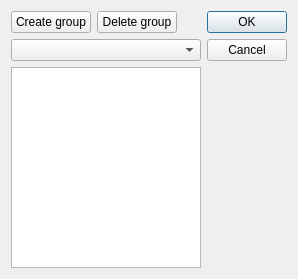
<?xml version="1.0" encoding="UTF-8"?>
<ui version="4.0">
 <class>CUniqueGroupEditor</class>
 <widget class="QWidget" name="CUniqueGroupEditor">
  <property name="windowModality">
   <enum>Qt::ApplicationModal</enum>
  </property>
  <property name="geometry">
   <rect>
    <x>0</x>
    <y>0</y>
    <width>298</width>
    <height>279</height>
   </rect>
  </property>
  <property name="windowTitle">
   <string>Unique Groups</string>
  </property>
  <layout class="QGridLayout" name="gridLayout">
   <item row="0" column="0">
    <widget class="QPushButton" name="pushCreate">
     <property name="text">
      <string>Create group</string>
     </property>
    </widget>
   </item>
   <item row="0" column="1">
    <widget class="QPushButton" name="pushDelete">
     <property name="text">
      <string>Delete group</string>
     </property>
    </widget>
   </item>
   <item row="0" column="2">
    <spacer name="horizontalSpacer">
     <property name="orientation">
      <enum>Qt::Horizontal</enum>
     </property>
     <property name="sizeHint" stdset="0">
      <size>
       <width>34</width>
       <height>20</height>
      </size>
     </property>
    </spacer>
   </item>
   <item row="0" column="3" rowspan="3">
    <widget class="QDialogButtonBox" name="buttonBox">
     <property name="locale">
      <locale language="English" country="UnitedStates"/>
     </property>
     <property name="orientation">
      <enum>Qt::Vertical</enum>
     </property>
     <property name="standardButtons">
      <set>QDialogButtonBox::Cancel|QDialogButtonBox::Ok</set>
     </property>
    </widget>
   </item>
   <item row="1" column="0" colspan="3">
    <widget class="QComboBox" name="comboBox">
     <property name="editable">
      <bool>false</bool>
     </property>
     <property name="insertPolicy">
      <enum>QComboBox::InsertAtCurrent</enum>
     </property>
    </widget>
   </item>
   <item row="2" column="0" colspan="3">
    <widget class="QListWidget" name="listWidget"/>
   </item>
  </layout>
 </widget>
 <resources/>
 <connections/>
</ui>
